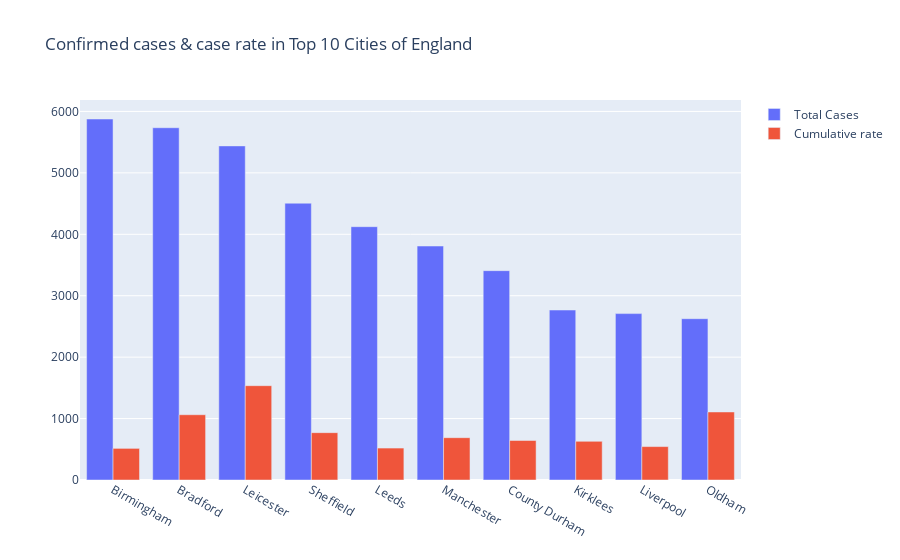

Notebook cell for this chart:
### Code cell
#plotting bar graph of cumulative cases and cumulative case rate for top 10 cities

fig = go.Figure(data=[
    go.Bar(name='Total Cases', x=topTenCity_cases_df['Area name'], y= topTenCity_cases_df['Cumulative lab-confirmed cases']),
    go.Bar(name='Cumulative rate', x=topTenCity_cases_df['Area name'], y= topTenCity_cases_df['Cumulative lab-confirmed cases rate']),
    
])
# Change the bar mode
fig.update_layout(title='Confirmed cases & case rate in Top 10 Cities of England', barmode='group')
fig.show()

### Figure 1 — Plotly figure (JSON) as saved in the notebook; plotly's stock layout.template omitted (floating-point values rounded to 4 significant figures)
{"data": [{"name": "Total Cases", "type": "bar", "x": ["Birmingham", "Bradford", "Leicester", "Sheffield", "Leeds", "Manchester", "County Durham", "Kirklees", "Liverpool", "Oldham"], "y": [5877, 5735, 5439, 4506, 4124, 3809, 3408, 2767, 2709, 2626]}, {"name": "Cumulative rate", "type": "bar", "x": ["Birmingham", "Bradford", "Leicester", "Sheffield", "Leeds", "Manchester", "County Durham", "Kirklees", "Liverpool", "Oldham"], "y": [514.7, 1062.0, 1536.0, 770.5, 520, 689, 642.9, 629.2, 543.9, 1108.0]}], "layout": {"barmode": "group", "title": {"text": "Confirmed cases & case rate in Top 10 Cities of England"}}}
